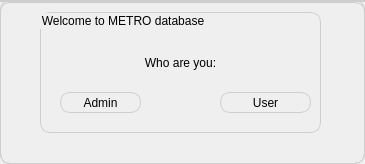
<?xml version="1.0" encoding="UTF-8"?>
<ui version="4.0">
 <class>MainWindow</class>
 <widget class="QMainWindow" name="MainWindow">
  <property name="geometry">
   <rect>
    <x>0</x>
    <y>0</y>
    <width>365</width>
    <height>164</height>
   </rect>
  </property>
  <property name="windowTitle">
   <string>MainWindow</string>
  </property>
  <property name="styleSheet">
   <string notr="true">QWidget {
background-color: qlineargradient(x1: 0, y1: 0, x2: 0, y2: 1,
                                   stop: 0 white, stop: 1 #eaeaea);
 border: 1px solid #cecece;
 border-radius: 10px;

}
QGroupBox {
 border: 1px solid #cecece;
border-radius: 10px;
}

QPushButton:pressed {
    background-color: qlineargradient(x1: 0, y1: 0, x2: 0, y2: 1,
                                      stop: 0 #4193ff, stop: 1 #9eeaff);
}
 QPushButton {
background-color: qlineargradient(x1: 0, y1: 0, x2: 0, y2: 1,
                                   stop: 0 white, stop: 1 #eaeaea);

 border: 0.5px solid rgb(206, 206, 206);
 }</string>
  </property>
  <widget class="QWidget" name="centralwidget">
   <widget class="QGroupBox" name="groupBox">
    <property name="geometry">
     <rect>
      <x>40</x>
      <y>10</y>
      <width>281</width>
      <height>121</height>
     </rect>
    </property>
    <property name="styleSheet">
     <string notr="true"/>
    </property>
    <property name="title">
     <string>Welcome to METRO database</string>
    </property>
    <widget class="QPushButton" name="pushButton_form_data">
     <property name="geometry">
      <rect>
       <x>20</x>
       <y>80</y>
       <width>81</width>
       <height>21</height>
      </rect>
     </property>
     <property name="styleSheet">
      <string notr="true"/>
     </property>
     <property name="text">
      <string>Admin</string>
     </property>
    </widget>
    <widget class="QPushButton" name="pushButton">
     <property name="geometry">
      <rect>
       <x>180</x>
       <y>80</y>
       <width>91</width>
       <height>21</height>
      </rect>
     </property>
     <property name="styleSheet">
      <string notr="true"/>
     </property>
     <property name="text">
      <string>User</string>
     </property>
    </widget>
    <widget class="QLabel" name="label">
     <property name="geometry">
      <rect>
       <x>90</x>
       <y>40</y>
       <width>101</width>
       <height>21</height>
      </rect>
     </property>
     <property name="styleSheet">
      <string notr="true">QLabel {
	  border: 0px solid gray;
}</string>
     </property>
     <property name="text">
      <string>Who are you:</string>
     </property>
     <property name="textFormat">
      <enum>Qt::AutoText</enum>
     </property>
     <property name="alignment">
      <set>Qt::AlignCenter</set>
     </property>
    </widget>
   </widget>
  </widget>
  <widget class="QMenuBar" name="menubar">
   <property name="geometry">
    <rect>
     <x>0</x>
     <y>0</y>
     <width>365</width>
     <height>28</height>
    </rect>
   </property>
  </widget>
 </widget>
 <resources/>
 <connections/>
</ui>
